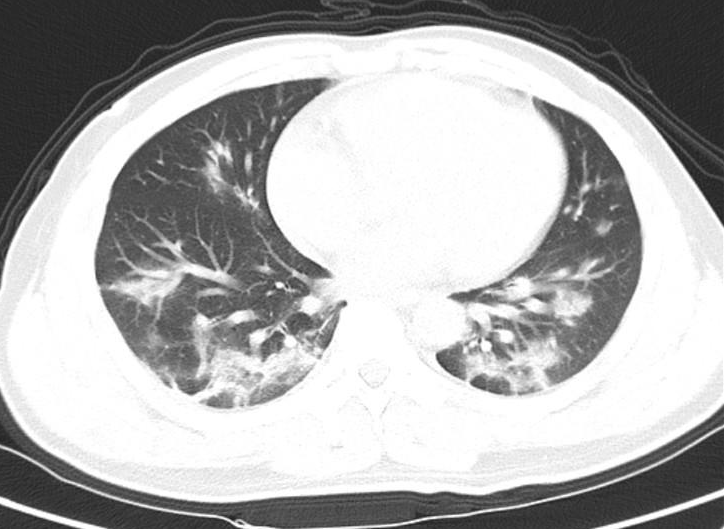
#> input picture data/sr/CT/ct0.png, 724 x 529 px; its folder holds 4 pictures in this run
$ python crop_imgs.py
#> lines starting #> are read from the running program, lines starting #| are printed output that depends on the picture
import numpy as np
import cv2

for i in range(2):
    img = cv2.imread(f"ct{i}.png")
#> img is the input picture: shape (529, 724, 3); min 29, max 255, mean 176.7

    new_w = 384


    # [5 lines of commented-out code are left out]

    fy = img.shape[1] / new_w
#> fy = 1.89
    newsize = img.shape[0] * (1/fy)
#> newsize = 280.6
    newsize = int(newsize - (newsize % 32))
#> newsize = 256
    oldsize = int(fy * newsize)
#> oldsize = 482

    print(newsize)
#| 256
    print(oldsize)
#| 482

    cr_w = int(0.5 * (img.shape[1] - oldsize))
#> cr_w = 121
    crop_img = img[:oldsize, :]
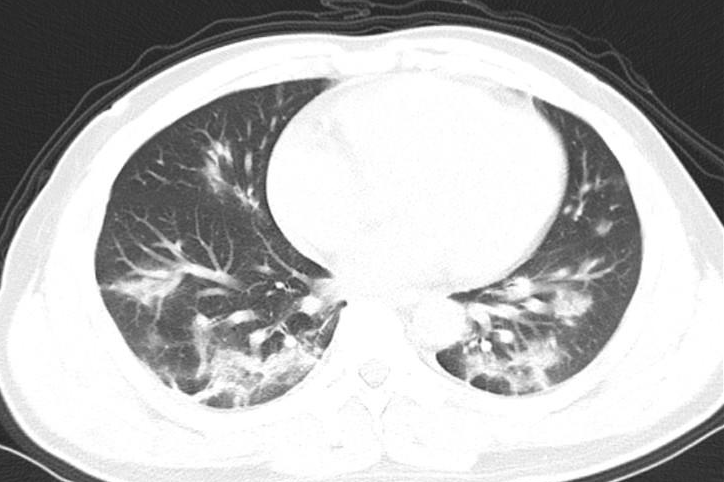
#> crop_img: shape (482, 724, 3); min 30, max 255, mean 183.4
    #crop_img = img[int(y):int(y+size), int(x):int(x+size)]
    crop_img = cv2.resize(crop_img, (new_w, newsize))
#> crop_img: shape (256, 384, 3)
    # crop_img = cv2.cvtColor(crop_img, cv2.COLOR_BGR2GRAY)

    cv2.imwrite(f"ct{i}_res.png", crop_img)
    cv2.imshow("img", crop_img)
    cv2.waitKey(0)
#> pass 2 of the loop `for i in range(2):`:
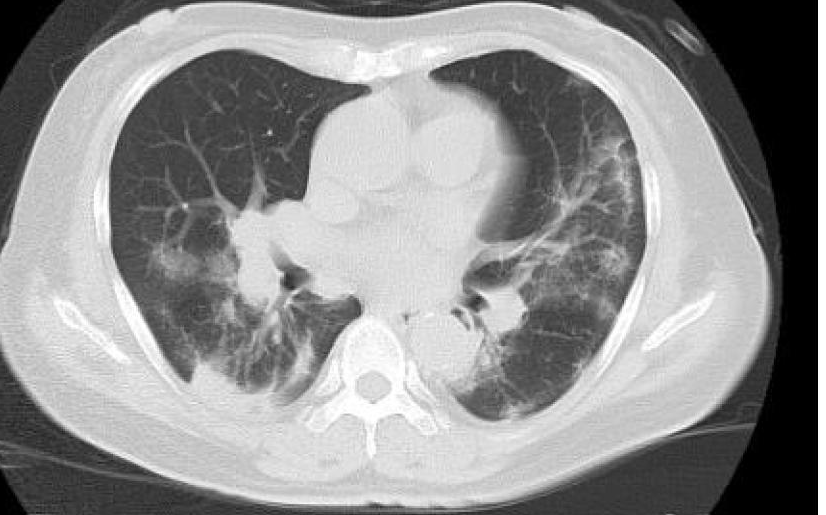
#> input picture data/sr/CT/ct1.png, 826 x 515 px
#> img is the input picture: shape (515, 826, 3); min 0, max 255, mean 144.7
#| 224
#| 481
#> `crop_img = img[:oldsize, :]`:
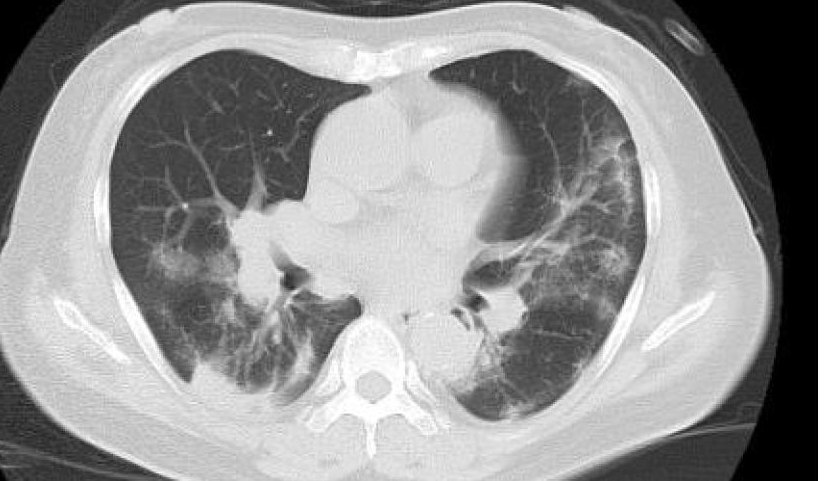
#> crop_img: shape (481, 826, 3); min 0, max 255, mean 148.1
